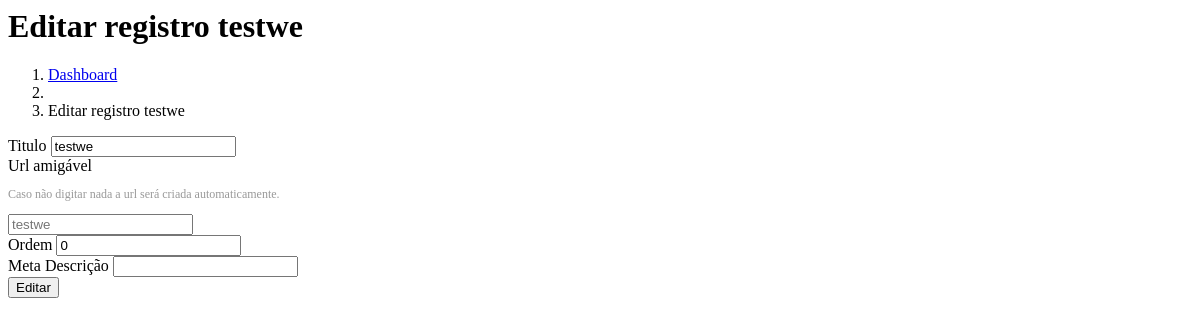
The app's page /wt_admin/nav/registros_editar.php?id=154 with its own data.
### tables this page shows
CREATE TABLE `registros` (
  `registros_id` int(11) NOT NULL,
  `registros_idpg` int(11) NOT NULL,
  `registros_titulo` varchar(200) DEFAULT NULL,
  `registros_imagem` varchar(150) NOT NULL,
  `registros_imagem2` varchar(150) DEFAULT NULL,
  `registros_email` varchar(100) NOT NULL,
  `registros_preco` varchar(100) DEFAULT NULL,
  `registros_descricao` varchar(300) DEFAULT NULL,
  `registros_texto` text NOT NULL,
  `registros_data` date NOT NULL,
  `registros_link` varchar(150) NOT NULL,
  `registros_metadescription` varchar(160) DEFAULT NULL,
  `registros_url` varchar(200) NOT NULL,
  `registros_ordem` int(11) NOT NULL
);

### wt_admin/nav/registros_editar.php (the view, shortened to what this page needs)
<link href="js/summernote/summernote.css" rel="stylesheet">
<?php
$id = $_GET['id'];
$query = "SELECT * FROM registros WHERE registros_id = $id";
$registros = mysqli_query($config, $query) or die(mysqli_error());
$row_registros = mysqli_fetch_assoc($registros);
?>
<div class="row">
    <div class="col-sm-9">
        <h1 class="page-header">
            Editar registro <?php echo $row_registros['registros_titulo'] ?>
        </h1>
    </div>
</div>
<div class="row">
    <div class="col-lg-12">
        <ol class="breadcrumb">
            <li>
                <i class="fa fa-dashboard"></i>  <a href="index.php">Dashboard</a>
            </li>
            <li>
            </li>
            <li class="active">
                Editar registro <?php echo $row_registros['registros_titulo'] ?>
            </li>
        </ol>
    </div>
</div>
<div class="row">
    <div class="col-lg-12">
        <form id="registros_editar" method="post" enctype="multipart/form-data" class="form">
            <div class="form-group">
                <label>Titulo</label>
                <input name="registros_titulo" class="form-control" type="text" value="<?php echo $row_registros['registros_titulo'] ?>">
            </div>
            <div class="form-group">
                <label>Url amigável</label>
                 <p style="font-size:12px; color:#999"><i class="fa fa-info-circle"></i> Caso não digitar nada a url será criada automaticamente.</p>
                <input name="registros_url" class="form-control texto-url" type="text" placeholder="<?php echo $row_registros['registros_url'] ?>">
            </div>
            <div class="form-group">
                <label>Ordem</label>
                <input name="registros_ordem" class="form-control" type="text" value="<?php echo $row_registros['registros_ordem'] ?>">
            </div>
            <div class="form-group">
                <label>Meta Descrição</label>
                <input name="registros_metadescription" class="form-control" type="text" value="<?php echo $row_registros['registros_metadescription']; ?>">
            </div>
            <input type="submit" class="btn btn-primary" value="Editar">
        </form>
    </div>
</div>

### records on screen
registros: registros_titulo "testwe", registros_url "testwe", registros_ordem "0"
